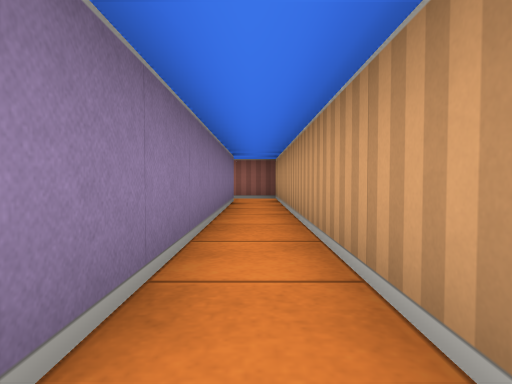
View 1 (above)

21 first-person views from a walk through a cub3D maze. The camera is about half as high as the walls, tilts 2° down and sees 75° across. The floor is counted in squares. Each view is taken from the middle of a square. On the plan, view 1 faces up. The plan holds only what a view shows up to about 9 squares ahead; the rest is blank.

View 2
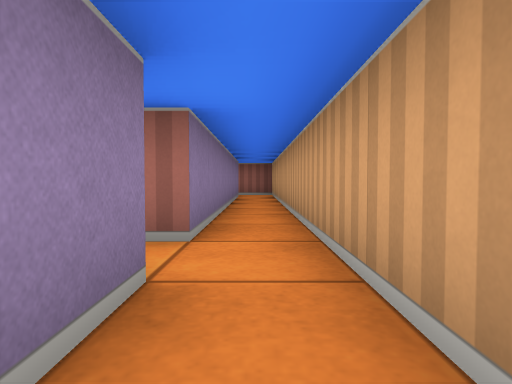

View 3
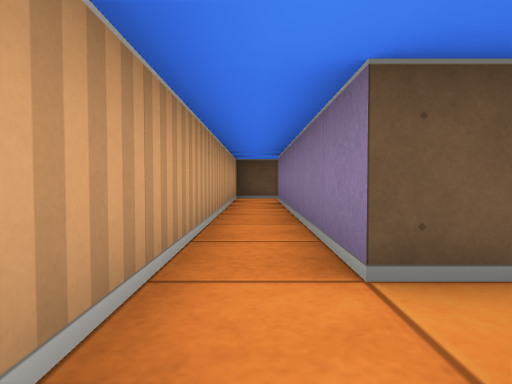

View 4
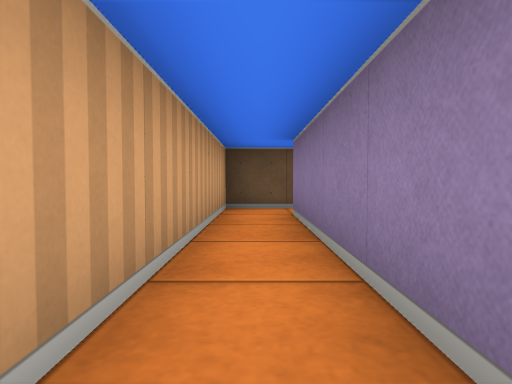

View 5
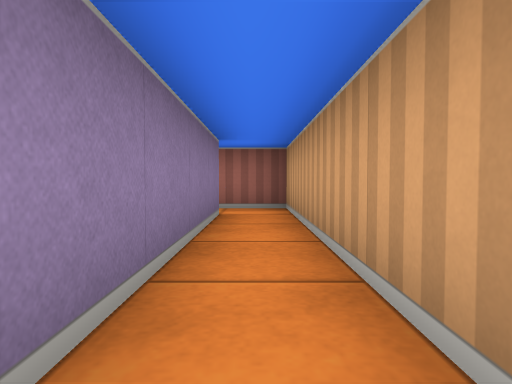

View 6
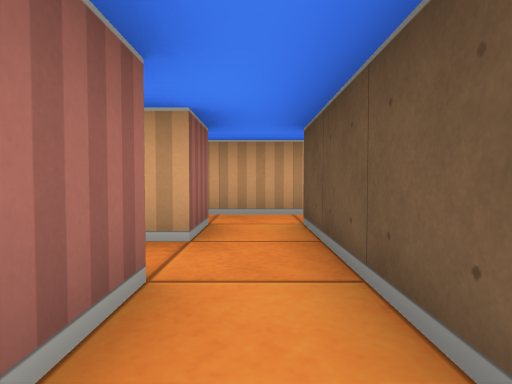

View 7
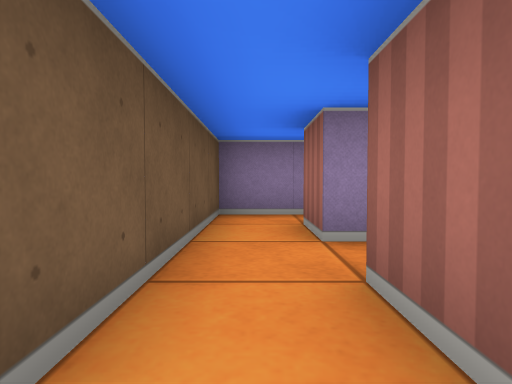

View 8
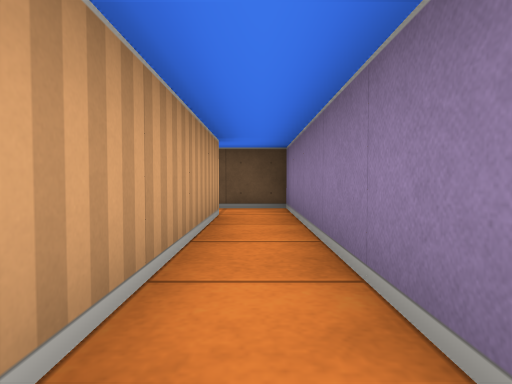

View 9
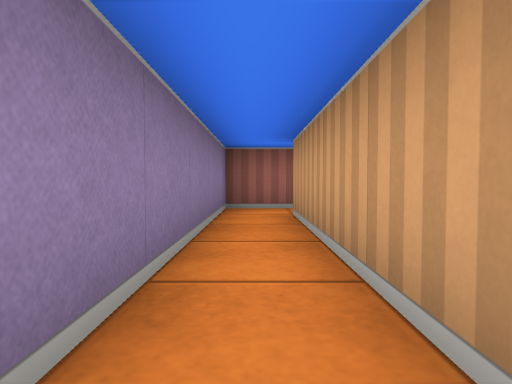

View 10
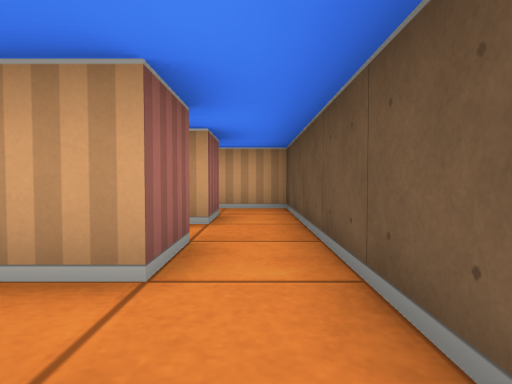

View 11
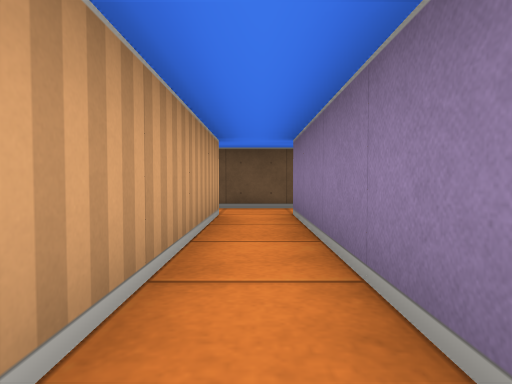

View 12
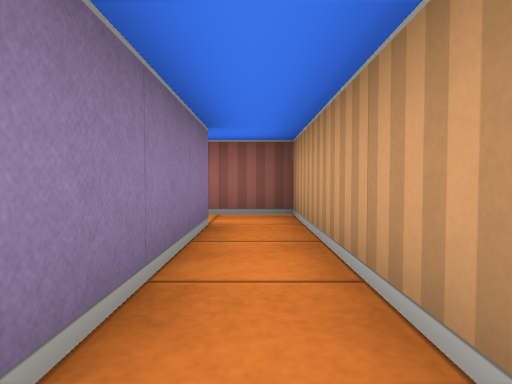

View 13
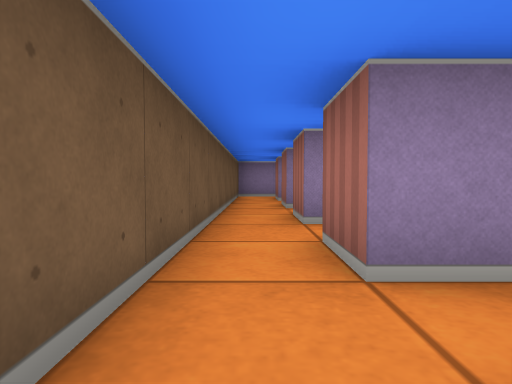

View 14
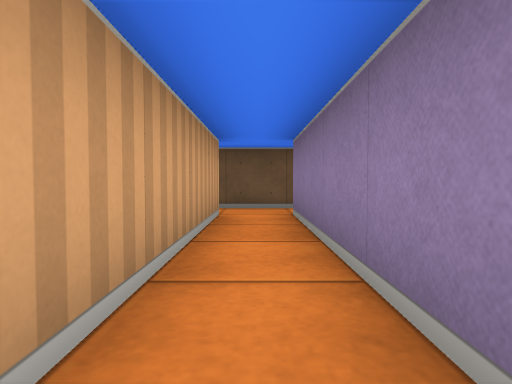

View 15
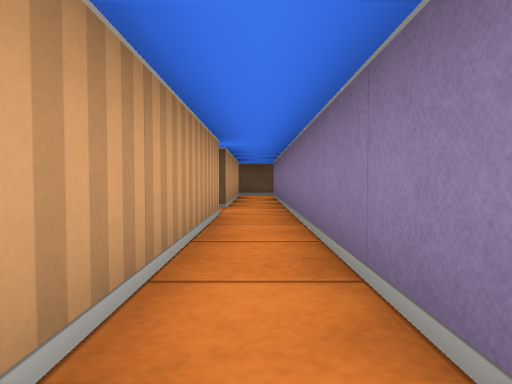

View 16
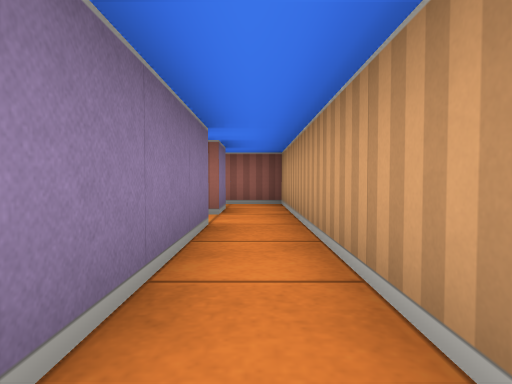

View 17
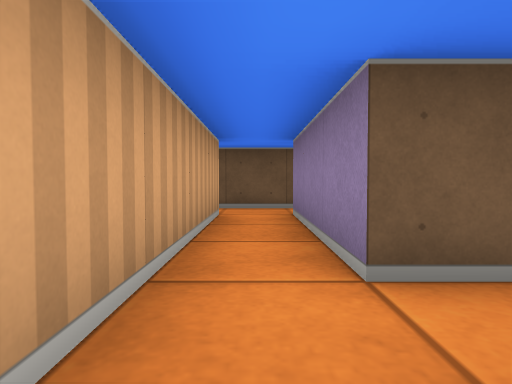

View 18
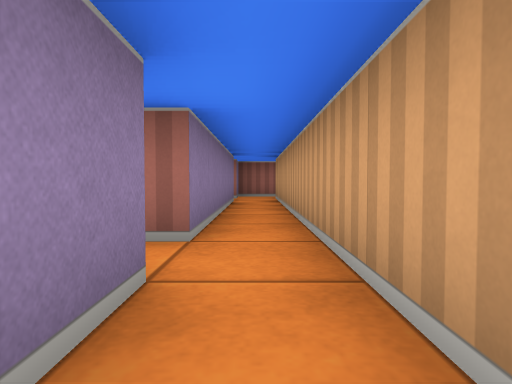

View 19
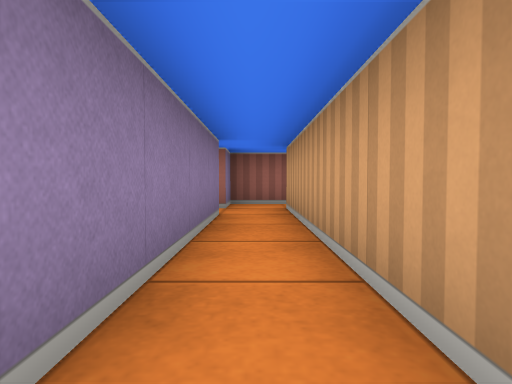

View 20
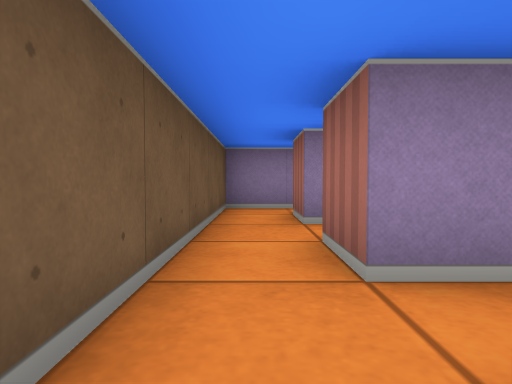

View 21
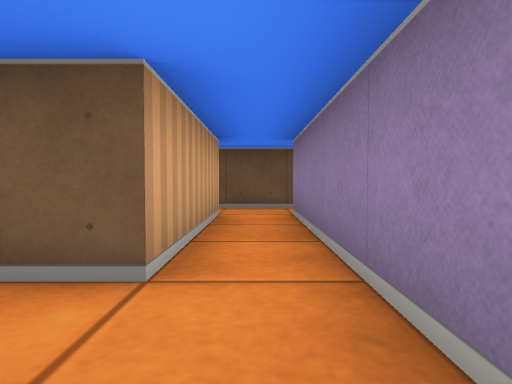

### Floor plan
Points are (right, up) in squares from view 1. A wall is a line through its corners. A room is listed if a view was taken in it or the views show most of it. See-through windows are left out.
Room 1 (views 1, 2, 3, 4, 5, 7)
walls: (-1.5, -0.5) (-0.5, -0.5) (-0.5, -6.5) (-1.5, -6.5); (-0.5, 7.5) (-0.5, 0.5) (-1.5, 0.5); (-1.5, -7.5) (0.5, -7.5) (0.5, 8.5) (-0.6, 8.5)
ways out: opening at (-1, -7) to room 4; opening at (-1, 0); opening at (-1, 8)
Room 2 (views 6, 8, 9)
walls: (-3.5, 0.5) (-3.5, 6.5); (-3.4, 7.5) (-4.5, 7.5) (-4.5, -0.5) (-3.5, -0.5)
ways out: opening at (-3, 0)
Room 3 (views 10, 11, 12)
walls: (-4.5, -2.5) (-4.5, -6.5) (-5.5, -6.5); (-3.5, -6.5) (-3.5, -1.5) (-4.8, -1.5); (-5.5, -7.5) (-3.5, -7.5)
ways out: opening at (-3, -7) to room 4; opening at (-5, -7) to room 5; opening at (-5, -2) to room 5
Room 4 (view 13)
walls: (-2.5, -6.5) (-3.5, -6.5); (-3.5, -7.5) (-1.5, -7.5)
ways out: opening at (-1, -7) to room 1; opening at (-3, -7) to room 3
Room 5 (views 14, 15, 16, 20)
walls: (-5.5, -1.5) (-5.5, 4.5); (-6.5, 3.5) (-6.5, -6.5) (-7.5, -6.5); (-6.5, 4.5) (-7.5, 4.5); (-5.5, -6.5) (-5.5, -2.5); (-7.5, -7.5) (-5.5, -7.5)
ways out: opening at (-5, -7) to room 3; opening at (-5, -2) to room 3; opening at (-7, -7) to room 6; opening at (-7, 4) to room 6; opening at (-6, 5) to room 8
Room 6 (views 17, 18, 19)
walls: (-9.5, -3.5) (-8.5, -3.5) (-8.5, -6.5) (-9.5, -6.5); (-8.5, 2.5) (-8.5, -2.5) (-8.9, -2.5); (-7.5, -6.5) (-7.5, 3.4); (-9.5, -7.5) (-7.5, -7.5); (-7.5, 4.5) (-8.5, 4.5) (-8.5, 3.5)
ways out: opening at (-7, -7) to room 5; opening at (-7, 4) to room 5; opening at (-9, -7) to room 7; opening at (-9, -3) to room 7; opening at (-9, 3)
Room 7 (view 21)
walls: (-9.5, -6.5) (-9.5, -3.5); (-10.5, -2.6) (-10.5, -6.5) (-11.5, -6.5); (-11.5, -7.5) (-9.5, -7.5)
ways out: opening at (-9, -7) to room 6; opening at (-9, -3) to room 6; opening at (-11, -7)
Room 8 (no view inside)
walls: (-6.5, 5.5) (-6.5, 4.5); (-5.5, 4.5) (-5.5, 6.5) (-6.6, 6.5)
ways out: opening at (-6, 5) to room 5

Positions as (right, up) in squares from view 1, and headings:
1: (0, 0), facing up
2: (0, -2), facing up
3: (0, 1), facing down
4: (0, -2), facing down
5: (0, 3), facing up
6: (-4, 0), facing right
7: (0, 0), facing left
8: (-4, 5), facing down
9: (-4, 2), facing up
10: (-5, -7), facing right
11: (-4, -2), facing down
12: (-4, -6), facing up
13: (-3, -7), facing left
14: (-6, -2), facing down
15: (-6, 3), facing down
16: (-6, 0), facing up
17: (-8, -2), facing down
18: (-8, -5), facing up
19: (-8, -2), facing up
20: (-7, -7), facing left
21: (-10, -2), facing down
